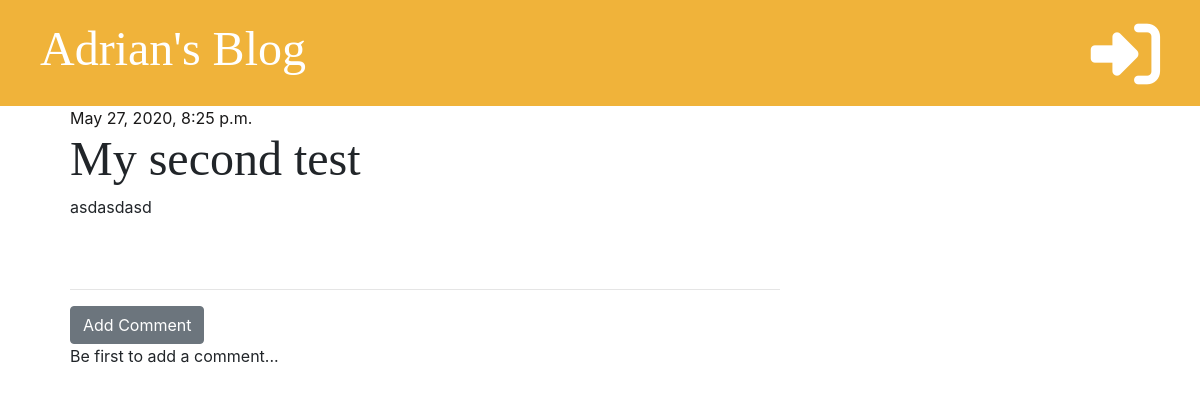
The page /post/7/ on the database as committed earlier.
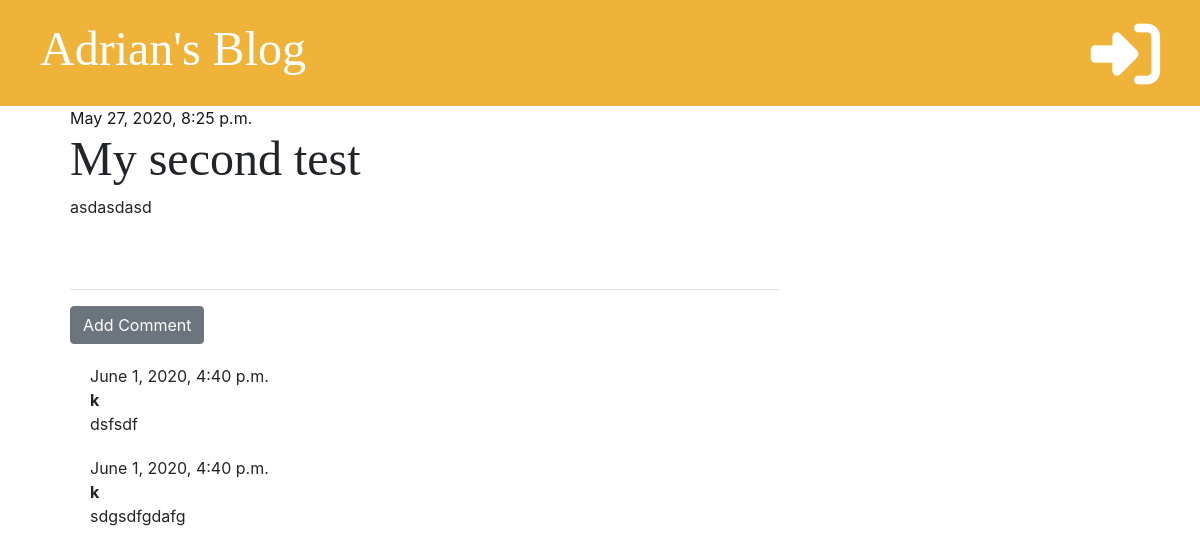
The same page on the database as committed later.
### blog/models.py (models this page shows, shortened)
class Comment(models.Model):
    post = models.ForeignKey('blog.Post', on_delete=models.CASCADE, related_name='comments')
    author = models.CharField(max_length=200)
    text = models.TextField()
    created_date = models.DateTimeField(default=timezone.now)

### blog/views.py (the view)
# urls.py: path("post/<int:pk>/", views.post_detail, name='post_detail'),
def post_detail(request, pk):
    post = get_object_or_404(Post, pk=pk)
    stuff_for_frontend = {'post': post}
    return render(request, 'blog/post_detail.html', stuff_for_frontend)

### blog/templates/blog/post_detail.html (shortened to what this page needs)
{% extends 'blog/base.html'%}
{% block content %}
    <div class="post">
        {% if post.published_date %}
            <div class="date">
                {{ post.published_date }}
            </div>
        {% else %}
            <a href="{% url 'post_publish' pk=post.pk %}" class="btn btn-primary">Publish</a>
        {% endif%}
        <h1>{{ post.title }}</h1>
        <p>{{ post.text|linebreaksbr }}</p>
    </div>
            <hr>
        <a href="{% url 'add_comment_to_post' pk=post.pk %}" class="btn btn-secondary">Add Comment</a>
    {% for comment in post.comments.all %}
    <div class="comment">
       <div class="">
           {{ comment.created_date }}
       </div>
        <strong>{{ comment.author }}</strong>
        <p>{{ comment.text }}</p>
    </div>
    {% empty %}
        <p>Be first to add a comment...</p>
    {% endfor %}
{% endblock %}

Rows that differ between the two databases and show on the page:
added Comment: created_date "June 1, 2020, 4:40 p.m.", author "k", text "dsfsdf"
added Comment: created_date "June 1, 2020, 4:40 p.m.", author "k", text "sdgsdfgdafg"
Other text that changed with them:
text no longer shown: "Be first to add a comment..."
